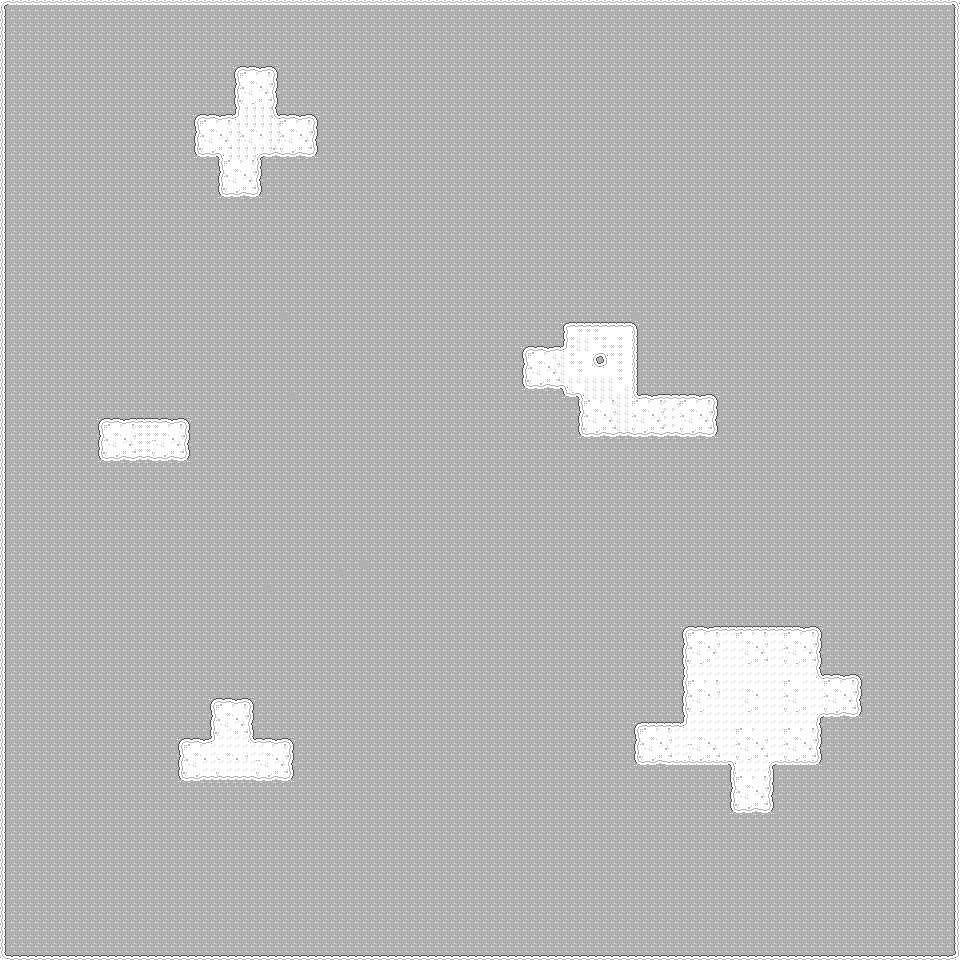

Rendered tile map (Tiled .tmx) drawn with the repository's tilesets; below, a short description and the map source with its tile grids summarised:
An orthogonal 120x120 tile map with 8x8 px tiles, 1 tile layer (Tile Layer 1).

<map version="1.10" tiledversion="1.11.2" orientation="orthogonal" renderorder="right-down" width="120" height="120" tilewidth="8" tileheight="8" infinite="0" backgroundcolor="#b9b9b9" nextlayerid="2" nextobjectid="1">
 <tileset firstgid="1" source="tilemap_packed_background_4col.tsx" />
 <layer id="1" name="Tile Layer 1" width="120" height="120">
  <data>[14400 cells, 14400 non-empty, 43 distinct tile ids]</data>
 </layer>
</map>
